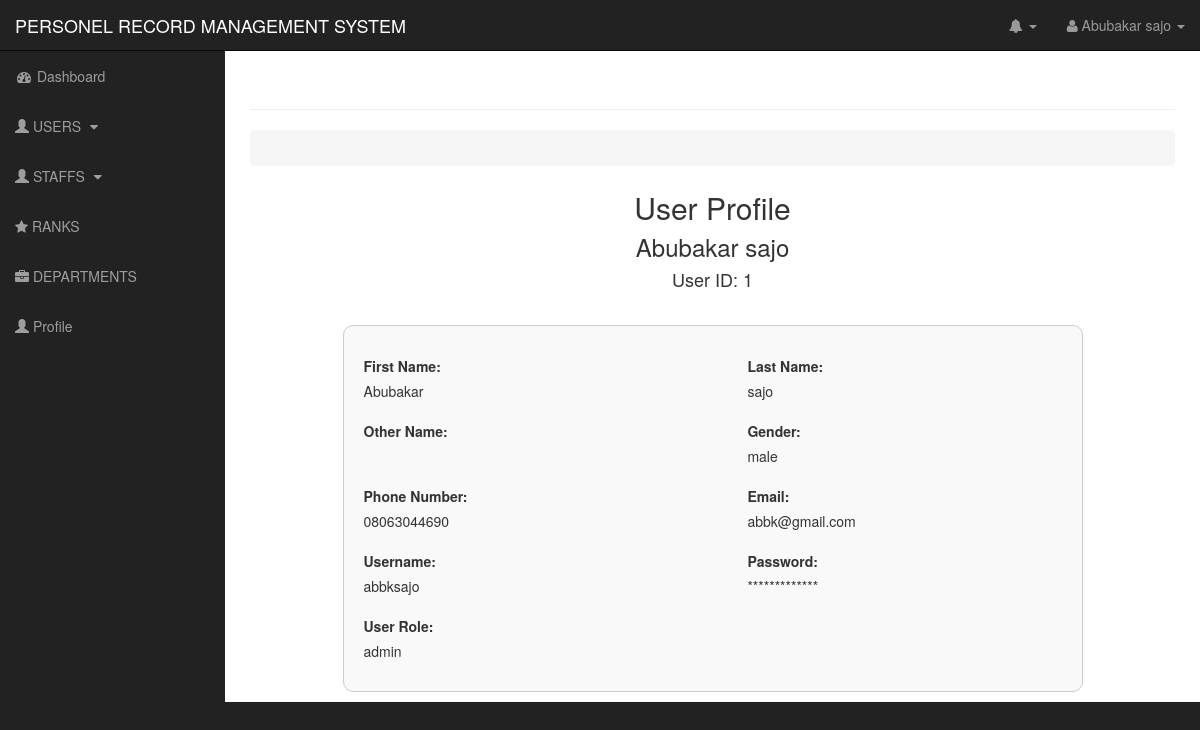
The app's page /profile.php?id=1 (signed in) with its own data.
### tables this page shows
CREATE TABLE `tblusers` (
  `user_id` int(11) NOT NULL,
  `firstname` varchar(100) NOT NULL,
  `lastname` varchar(100) NOT NULL,
  `othername` varchar(70) NOT NULL,
  `gender` varchar(9) NOT NULL,
  `phonenumber` varchar(15) NOT NULL,
  `email` varchar(100) NOT NULL,
  `username` varchar(50) NOT NULL,
  `password` varchar(100) NOT NULL,
  `user_role` varchar(10) NOT NULL,
  `status` int(11) NOT NULL
);

### profile.php (the view, shortened to what this page needs)
<?php include 'includes/header.php' ?>
    <div id="wrapper">
        <?php include 'includes/nav.php' ?>
        <?php include 'includes/title.php' ?>
    <?php
    if (isset($_GET['id'])) {
         $userId = $_GET['id'];
         if (empty($userId)) {
            $message = "<h3 class='text-warning'>No user found!!! </h3>";
        }else{
        if (authorizedUser($userId)) {
        $query = "SELECT * FROM `tblusers` WHERE `user_id` = $userId";
        $result = mysqli_query($conn, $query);
        if ($row = mysqli_fetch_assoc($result)) {
            $user_id = $row['user_id'];
            $firstname = $row['firstname'];
            $lastname = $row['lastname'];
            $gender = $row['gender'];
            $phonenumber = $row['phonenumber'];
            $email = $row['email'];
            $username = $row['username'];
            $password = $row['password'];
            $user_role = $row['user_role'];
        }
    }else{
        $message = "<p class='text-danger'> You are not authorized to view this user profile!!! </p>";
    }
}
    }
    ?>
    <div class="profile-header">
        <h2>User Profile</h2>
        <h3><?= isset($firstname)? $firstname . " " . $lastname : '' ?></h3>
        <h4>User ID: <?= isset($user_id)? $user_id : '' ?></h4>
    </div>
    <div class="profile-container">
        <div class="profile-row">
            <div>
                <label>First Name:</label>
                <p><?= isset($firstname)? $firstname : '' ?></p>
            </div>
            <div>
                <label>Last Name:</label>
                <p><?= isset($lastname)? $lastname : '' ?></p>
            </div>
        </div>
        <div class="profile-row">
            <div>
                <label>Other Name:</label>
            </div>
            <div>
                <label>Gender:</label>
                <p><?= isset($gender)? $gender : '' ?></p>
            </div>
        </div>
        <div class="profile-row">
            <div>
                <label>Phone Number:</label>
                <p><?= isset($phonenumber)? $phonenumber : '' ?></p>
            </div>
            <div>
                <label>Email:</label>
                <p><?= isset($email)? $email : '' ?></p>
            </div>
        </div>
        <div class="profile-row">
            <div>
                <label>Username:</label>
                <p><?= isset($username)? $username : '' ?></p>
            </div>
            <div>
                <label>Password:</label>
                <p><?= isset($password)? str_replace($password,$password,'*************') : '' ?></p>
            </div>
        </div>
        <div class="profile-row">
            <div>
                <label>User Role:</label>
                <p><?= isset($user_role)? $user_role: '' ?></p>
            </div>
        </div>
    </div>
</div>
<?php include 'includes/footer.php'; ?>

### css/sb-admin.css (style rules this page uses)
body { margin-top: 100px; background-color: #222; }
@media (min-width:768px) { body { margin-top: 50px; } }
#wrapper { padding-left: 0; }
@media (min-width:768px) { #wrapper { padding-left: 225px; } }

### profile.php (style rules this page uses)
.profile-header { text-align: center; margin-bottom: 30px; }
.profile-header h2, .profile-header h3, .profile-header h4 { margin: 0; padding: 5px 0; }
.profile-container { width: 80%; margin: 0 auto; border: 1px solid #ccc; padding: 20px; border-radius: 10px; background: #f9f9f9; }
.profile-container .profile-row { display: flex; justify-content: space-between; padding: 10px 0; }
.profile-container .profile-row div { width: 45%; }
.profile-container .profile-row div label { font-weight: bold; }
.profile-container .profile-row div p { margin: 0; }

### records on screen
tblusers: firstname "Abubakar", lastname "sajo", user_id "1", gender "male", phonenumber "08063044690", email "abbk@gmail.com", username "abbksajo", password "*************", user_role "admin"

### other values on screen
$_SESSION['firstname'] "Abubakar"
$_SESSION['lastname'] "sajo"
